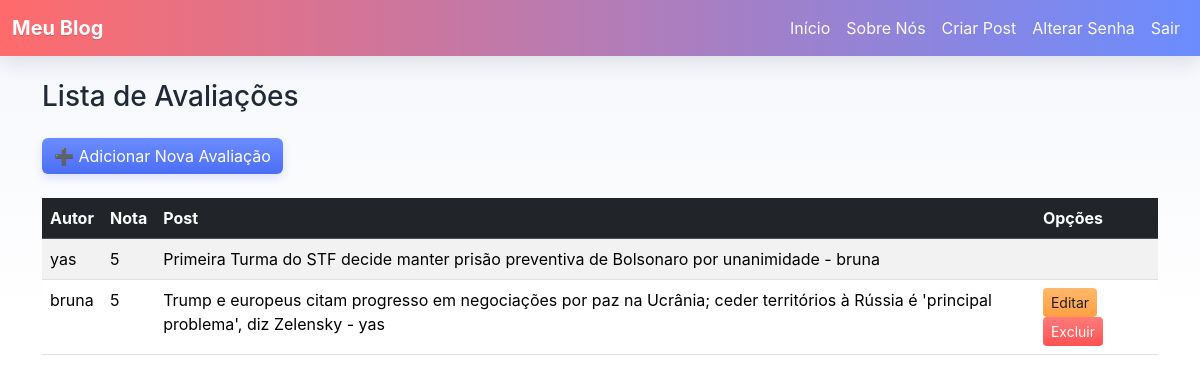
Page /avaliacoes/ (signed in) on the earlier database version.
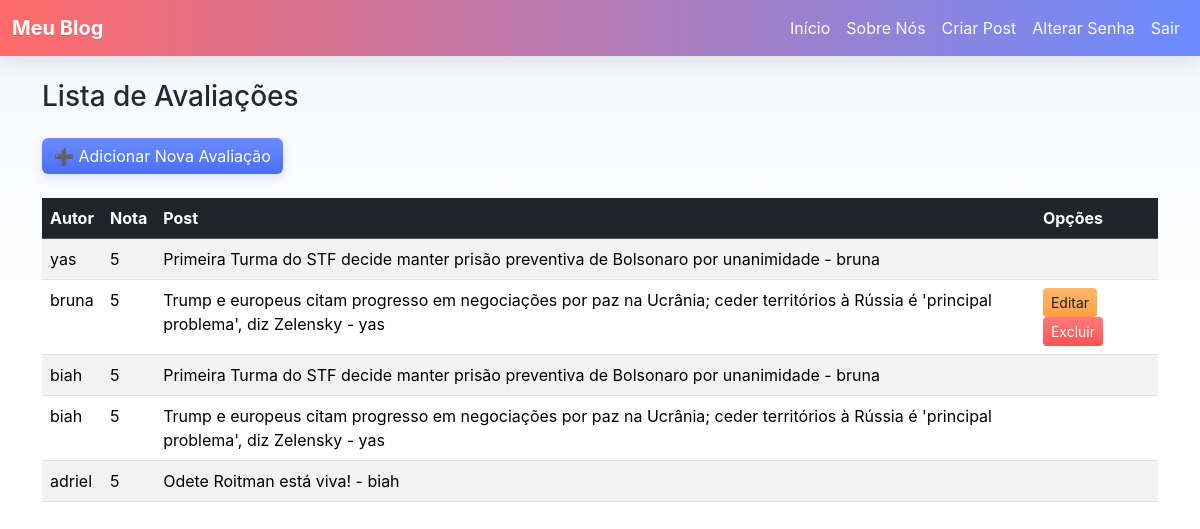
Same page on the later database version.
### paginas/models.py (models this page shows, shortened)
class Avaliacao(models.Model):
    autor = models.ForeignKey(User, on_delete=models.PROTECT)
    nota = models.IntegerField()
    post = models.ForeignKey(Post, on_delete=models.PROTECT)

class Post(models.Model):
    titulo = models.CharField(max_length=255)
    data = models.DateTimeField(auto_now_add=True)
    texto = models.TextField()
    categoria = models.ForeignKey(Categoria, on_delete=models.PROTECT)
    autor = models.ForeignKey(User, on_delete=models.PROTECT)
    def __str__(self):
        return f"{self.titulo} - {self.autor.username}"

### paginas/views.py (the view)
# urls.py: path('avaliacoes/', AvaliacaoList.as_view(), name='avaliacao_list'),
class AvaliacaoList(LoginRequiredMixin, ListView):
    model = Avaliacao
    template_name = 'paginas/listas/avaliacao.html'

### paginas/templates/paginas/listas/avaliacao.html
{% extends "paginas/modelo.html" %}
{% block conteudo %}
    <h3 class="my-4">Lista de Avaliações</h3>
    <a href="{% url 'avaliacao_nova' %}" class="btn btn-primary mb-4">➕ Adicionar Nova Avaliação</a>
    <div class="table-responsive">
        <table class="table table-striped table-hover">
            <thead class="table-dark">
                <tr>
                    <th scope="col">Autor</th>
                    <th scope="col">Nota</th>
                    <th scope="col">Post</th>
                    <th scope="col">Opções</th>
                </tr>
            </thead>
            <tbody>
                {% for obj in object_list %}
                    <tr>
                        <td>{{ obj.autor }}</td>
                        <td>{{ obj.nota }}</td>
                        <td>{{ obj.post }}</td>
                        <td>
                            {% if user.is_authenticated %}
                                {% if user.is_superuser or user == obj.autor %}
                                    <a href="{% url 'avaliacao_editar' obj.pk %}" class="btn btn-sm btn-warning">Editar</a>
                                    <a href="{% url 'avaliacao_excluir' obj.pk %}" class="btn btn-sm btn-danger">Excluir</a>
                                {% endif %}
                            {% endif %}
                        </td>
                    </tr>
                {% empty %}
                    <tr>
                        <td colspan="4" class="text-center">Nenhuma avaliação encontrada.</td>
                    </tr>
                {% endfor %}
            </tbody>
        </table>
    </div>
{% endblock conteudo %}

Differences in the rows shown:
added Avaliacao: autor "biah", nota "5", post "Primeira Turma do STF decide manter prisão preventiva de Bolsonaro por unanimidade - bruna"
added Avaliacao: autor "biah", nota "5", post "Trump e europeus citam progresso em negociações por paz na Ucrânia; ceder territórios à Rússia é 'principal problema', diz Zelensky - yas"
added Avaliacao: autor "adriel", nota "5", post "Odete Roitman está viva! - biah"
